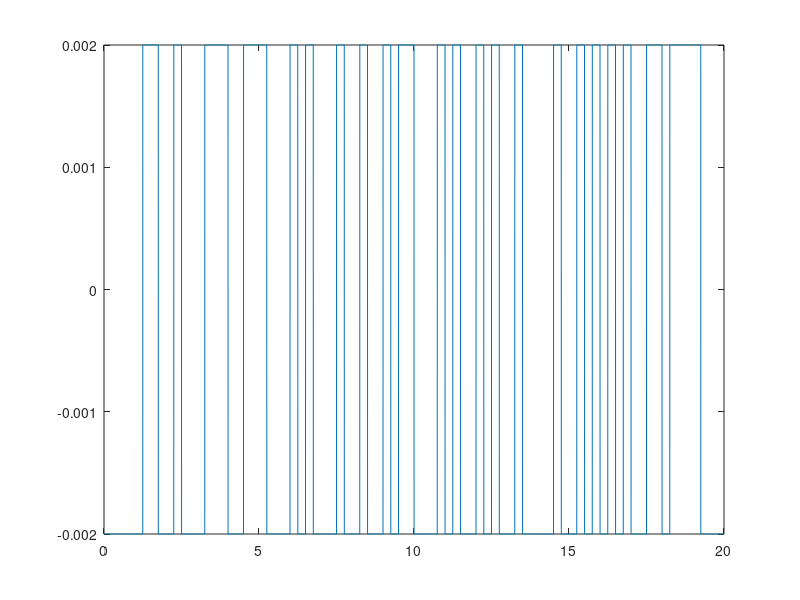

This figure's MATLAB source:
T = 20;
T0 = 0.25;
%F0 = 1 / T0;

%rezolutiile temporala
dt = 0.002; N1 = T / dt;
t = dt * ( 0: N1 - 1);
% 124

v = randn(1,80);
rezultat = 0;
j = 1;

for i=1:1:80
    if v(1,i) < 0        
        rezultat(j) = -1;       
    else
        rezultat(j) = 1;       
    end
     j = j+1;
end

i = 0;
j = 1;
y = [];
k = 1;

while i < 126 && j < 81 
    y(k) = dt * rezultat(j);
    if i == 125
        i = 0;
        j = j+1;
    end
    i = i+1;
    k = k+1;
    if( k > 10000)
        break
    end
end   

plot(t,y);

% afisare semnale
%figure(1);   
%plot(t1,y1),ylabel('Amplitudine');
   